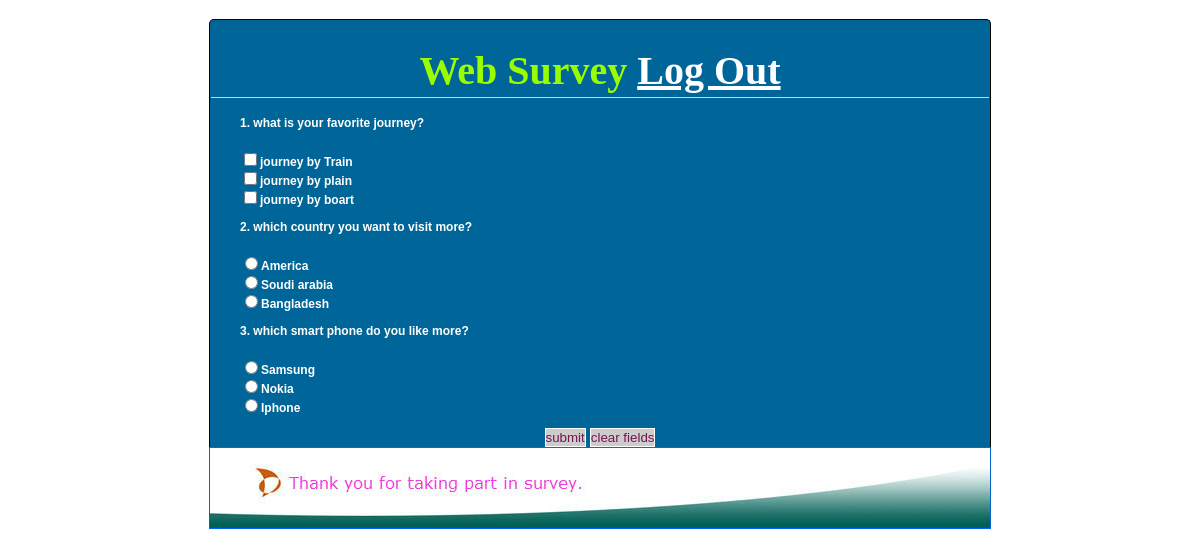
The app's page /index.php?page=survey (signed in) with its own data.
### tables this page shows
CREATE TABLE IF NOT EXISTS `survey_questions` (
  `question_id` int(11) NOT NULL,
  `question_name` varchar(50) DEFAULT NULL,
  `question_type` varchar(30) DEFAULT NULL,
  `question_description` varchar(200) DEFAULT NULL,
  PRIMARY KEY (`question_id`)
);

CREATE TABLE IF NOT EXISTS `survey_question_options` (
  `option_id` int(11) NOT NULL,
  `question_id` int(11) DEFAULT NULL,
  `option_description` varchar(200) DEFAULT NULL,
  PRIMARY KEY (`option_id`)
);

### view/survey/question_add.php (the view, shortened to what this page needs)
<form action="index.php?page=survey" method="post">
<div><br/>
           <?php	$sn = 0;
       		$query = mysql_query("SELECT * FROM survey_questions ORDER BY question_id ASC ");
			while($data = mysql_fetch_array($query)):
			$sn++;
	?>
  <div>
   	<label>
	<?php echo $sn.'. '.$data['question_description']; ?></label><br/>
   	<p>
 <?php
 		$sql = mysql_query("SELECT * FROM survey_questions q
						LEFT JOIN survey_question_options qop ON (qop.question_id = q.question_id)
						WHERE q.question_id=".$data['question_id']);
	while($record = mysql_fetch_array($sql)):
 ?>
       <label><?php echo getField($data['question_id'], $record['option_id']); ?><?php echo $record['option_description']; ?></label><br/>
       <?php endwhile; ?>
   	</p>
 	</div>
       <?php endwhile;
	?>
		<input type="submit" name="btnSubmit" value="submit"/>
		<input type="reset" value="clear fields"/>
	</div>
	</div>

### view/survey/survey.php (shortened to what this page needs)
<!DOCTYPE html>
<head>
<link rel="stylesheet" href="view/main.css" type="text/css">
</head>
<body>
<center>
<div id="body_sur">
<div id="header3"><h1>Web Survey <a href="index.php?logout=yes&msg=Log Out Successfully" style="color:#FFFFFF">Log Out</a> </h1></div>
<?php include("question_add.php");?>
<div id="footer_sur"></div>
</body>
</html>

### model/surveyModel.php (shortened to what this page needs)
<?php
function getField($question_id, $option_id)
{
	switch ($question_id):
			case 1:
			echo "<input type='checkbox' name='result[$question_id][]' value=$option_id>";
		break;
		case 2:
			echo "<input type='radio' name='result[$question_id][]' id='radio' value=$option_id>";
			break;
		case 3:
			echo "<input type='radio' name='result[$question_id][]' id='radio' value=$option_id>";
		break;
	endswitch;
}
?>

### index.php (shortened to what this page needs)
<?php
$model = ($_REQUEST['page'])?$_REQUEST['page']:'login';
include("view/$model/".$model.'.php');
?>
<html>
<head>
<link rel="stylesheet" href="view/css/main.css" type="text/css">
</head>

### view/css/main.css (style rules this page uses)
#body_sur { width:780px; height:auto; background-color:#069; border:1px solid #000; border-bottom:0px; border-radius:5px; border-bottom-left-radius:0px; border-bottom-right-radius:0px; }
#header3 { width:778px; height:50px; border-bottom:1px solid #CF0; font-size:20px; color:#99FF00; text-shadow:2px #000000; }
#footer_sur { width:780px; height:80px; border:1px solid #06F; border-left:1px solid #06C; border-right:1px solid #06C; background-image:url(../image/survey.jpg);color:#99FF00; }
input { color: #781351; background: #CCCCCC; border: 1px solid #FFF; padding:1px 0px 1px 0px; }
label { width: 30em; float: left;text-align: left;margin-right: 0.5em;display: block;color:#FFF;font-weight: bold;font-family: Verdana, Arial, Helvetica, sans-serif;font-size: 12px; padding-left:30px; }

### records on screen
survey_questions: question_description "what is your favorite journey?"
survey_question_options: option_description "journey by Train"
survey_question_options: option_description "journey by plain"
survey_question_options: option_description "journey by boart"
survey_questions: question_description "which country you want to visit more?"
survey_question_options: option_description "America"
survey_question_options: option_description "Soudi arabia"
survey_question_options: option_description "Bangladesh"
survey_questions: question_description "which smart phone do you like more?"
survey_question_options: option_description "Samsung"
survey_question_options: option_description "Nokia"
survey_question_options: option_description "Iphone"
